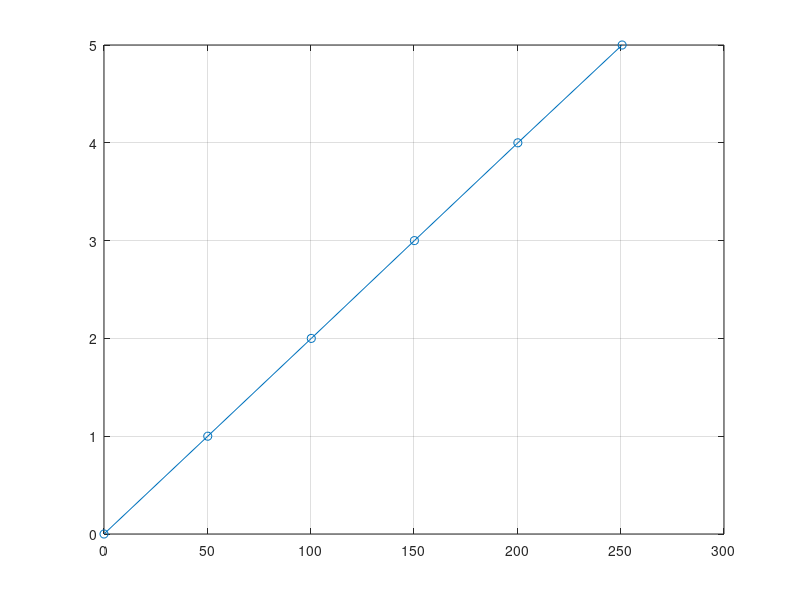

MATLAB code for this plot: (Note: this script raises an error after producing the figure.)
x =[50.2 100.3 150.2 200.25 250.7]
y = [1 2 3 4 5];

%%plot(x,y,'-o')
%%grid on
%%hold on

ph0p = plot([0,x],[0,y],'-o');
grid on 
i_xy = 8;
ph0p = plot([0,x(i_xy)],[0,y(i_xy)],'-o');
hold on
plot(x,y,'o')
grid on 